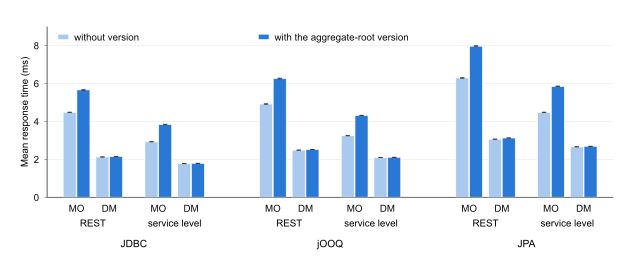

Write gnuplot code to recreate this figure.
# Cost of optimistic locking: every write cell without (core) and with (versioning) the aggregate-root version,
# over REST and at the service level, for Multi-Ops (MO) and Diff-Merge (DM). Both sides ran in one block.
# The error bars show the 95% two-level bootstrap CI of the mean over the ten forks of a cell.
NAME = 'versioning'
W = 6.2
H = 2.6
load 'style.gp'
FILE = 'data/versioning.csv'

set lmargin at screen 0.075
set rmargin at screen 0.99
set bmargin at screen 0.24
set tmargin at screen 0.9
set xrange [-0.9:16.4]
set yrange [0:9]
set ytics 2
set boxwidth 0.4
set pointintervalbox 0
set xtics scale 0
set xtics ('MO' 0, 'DM' 1, 'MO' 2.5, 'DM' 3.5, 'MO' 6, 'DM' 7, 'MO' 8.5, 'DM' 9.5, 'MO' 12, 'DM' 13, 'MO' 14.5, 'DM' 15.5)
do for [i = 0:2] {
    set label (10 + i) 'REST' at first (6 * i + 0.5), graph -0.15 center
    set label (20 + i) 'service level' at first (6 * i + 3), graph -0.15 center
}
set label 30 'JDBC' at first 1.75, graph -0.27 center font ',11'
set label 31 'jOOQ' at first 7.75, graph -0.27 center font ',11'
set label 32 'JPA' at first 13.75, graph -0.27 center font ',11'
set ylabel 'Mean response time (ms)' offset 1,0
set key top left reverse Left samplen 1.2 spacing 1.1 maxrows 1 width 2
plot FILE using (column('x') - 0.21):(column('core')) with boxes lc rgb BASE_LIGHT title 'without version', \
     FILE using (column('x') + 0.21):(column('versioning')) with boxes lc rgb BASE title 'with the aggregate-root version', \
     FILE using (column('x') - 0.21):(column('core')):(column('core_lo')):(column('core_hi')) with yerrorbars lc rgb INK lw 0.8 ps 0 notitle, \
     FILE using (column('x') + 0.21):(column('versioning')):(column('versioning_lo')):(column('versioning_hi')) with yerrorbars lc rgb INK lw 0.8 ps 0 notitle
